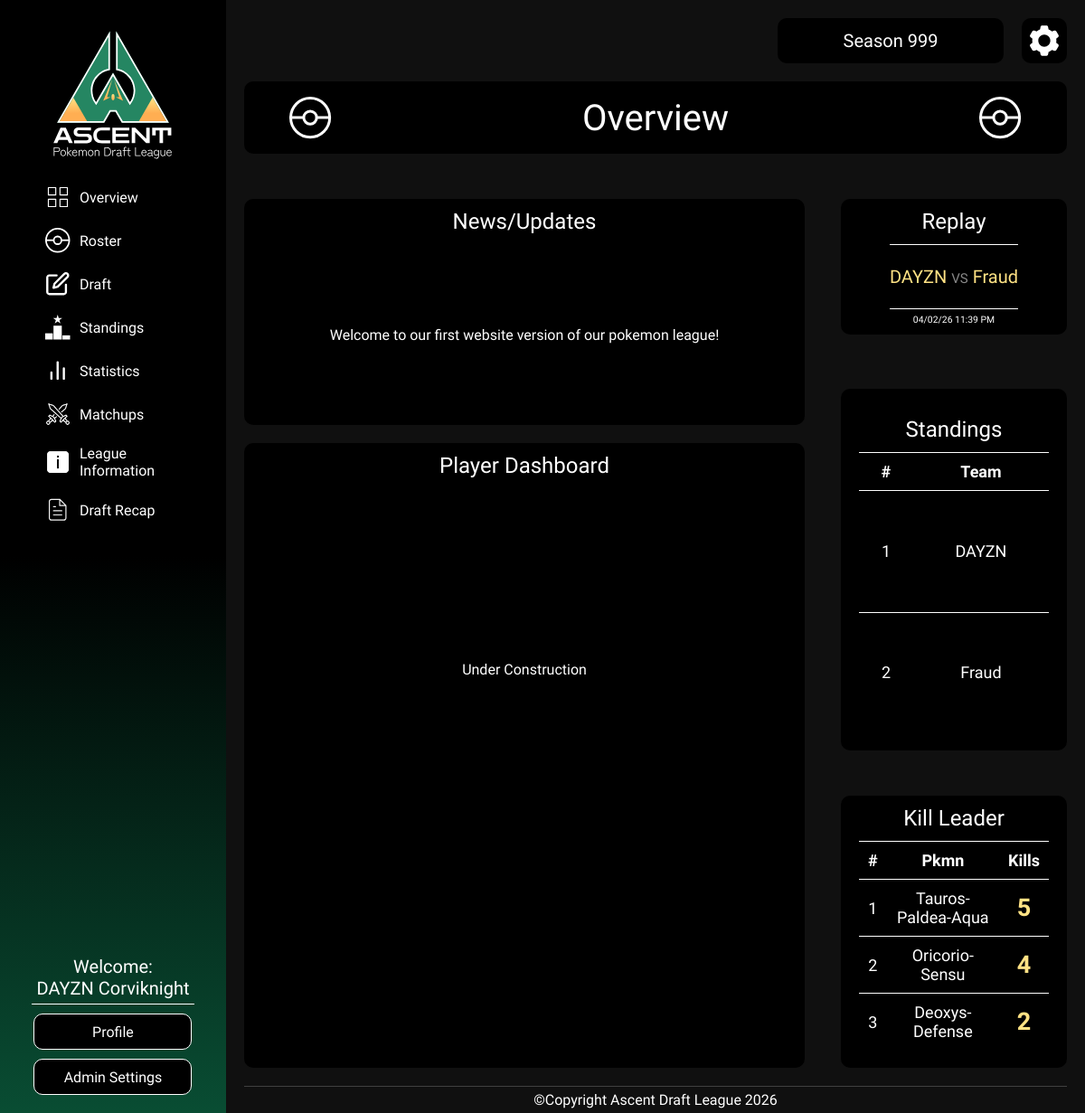
/index.php (signed in), run on an earlier commit of the app's database.
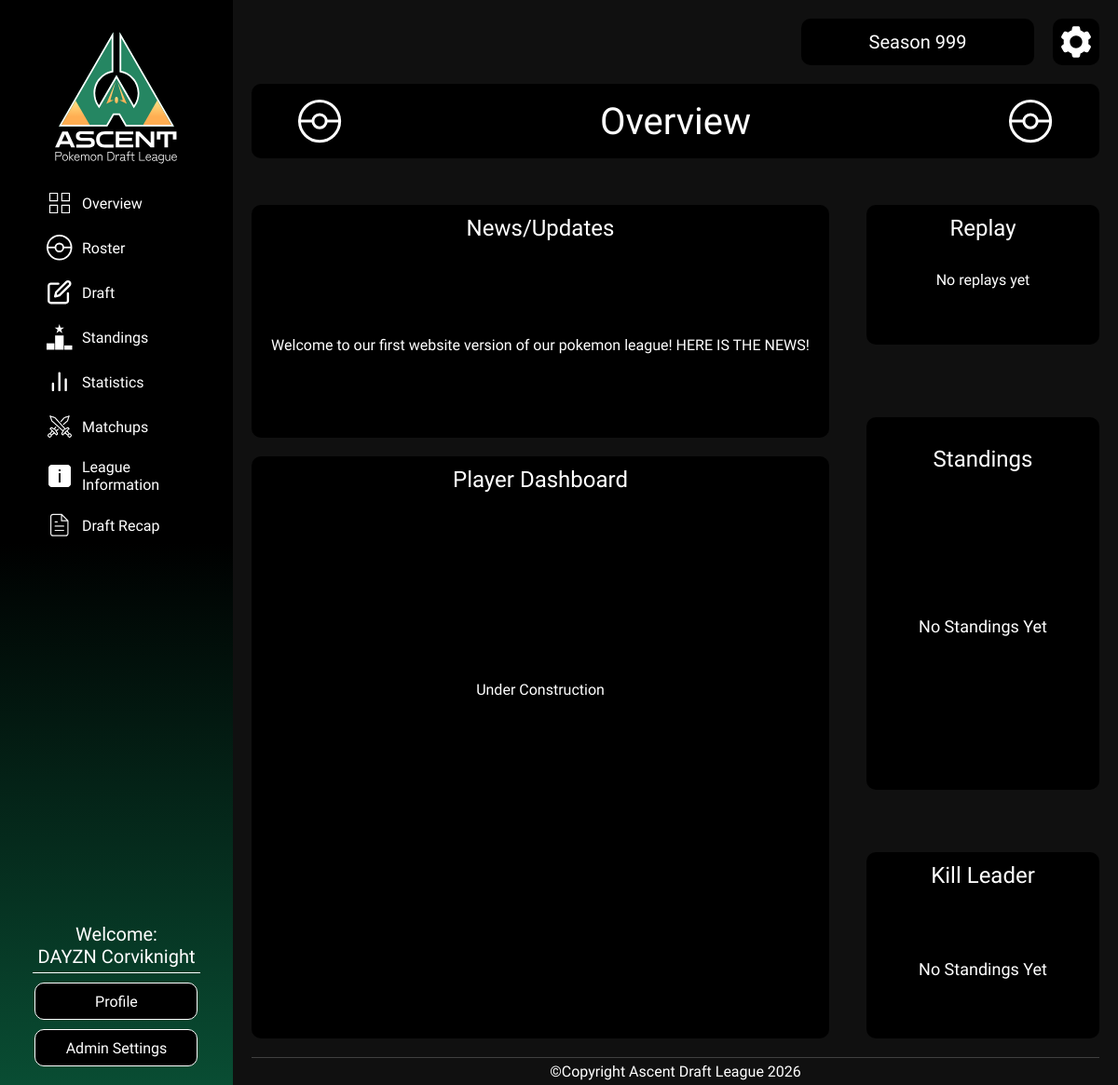
And on a later commit of the database.
### tables this page shows
CREATE TABLE `league_information` (
  `season_id` int(11) NOT NULL,
  `about` text,
  `rules` text,
  `news` text
);

CREATE TABLE `matchup` (
  `id` int(11) NOT NULL,
  `season_id` int(11) NOT NULL,
  `player1_active_user_id` int(11) NOT NULL,
  `player2_active_user_id` int(11) NOT NULL,
  `winner_active_user_id` int(11) DEFAULT NULL,
  `replay_link` varchar(255) DEFAULT NULL,
  `created_at` timestamp NOT NULL DEFAULT CURRENT_TIMESTAMP
);

CREATE TABLE `users` (
  `id` int(11) NOT NULL,
  `email` varchar(255) NOT NULL,
  `password` varchar(255) NOT NULL,
  `gamerTag` varchar(50) DEFAULT NULL,
  `created_at` datetime DEFAULT CURRENT_TIMESTAMP,
  `team_name` varchar(5) NOT NULL,
  `team_mascot_pkmn` varchar(30) DEFAULT NULL
);

### index.php (the view, shortened to what this page needs)
<?php
require_once __DIR__ . '/includes/connection.php';
    $seasonId = $_SESSION['season_id'] ?? null;
    $news_Sql = "
        SELECT news
        FROM league_information
        WHERE season_id = ?;
    ";
    $news_Stmt = $conn->prepare($news_Sql);
    $news_Stmt->bind_param("i", $seasonId);
    $news_Stmt->execute();
    $newsResult = $news_Stmt->get_result();
    $news = $newsResult->fetch_assoc();
    $sql = "
    SELECT
        m.replay_link,
        m.created_at,
        u1.team_name AS player1_name,
        u2.team_name AS player2_name
    FROM matchup m
    JOIN active_users au1
        ON au1.id = m.player1_active_user_id
    JOIN users u1
        ON u1.id = au1.user_id
    JOIN active_users au2
        ON au2.id = m.player2_active_user_id
    JOIN users u2
        ON u2.id = au2.user_id
    WHERE m.season_id = ?
      AND m.replay_link IS NOT NULL
      AND m.replay_link != ''
    ORDER BY m.created_at DESC
    LIMIT 1
";
    $replay_stmt = $conn->prepare($sql);
    $replay_stmt->bind_param("i", $seasonId);
    $replay_stmt->execute();
    $replayResult = $replay_stmt->get_result();
    $latestReplay = $replayResult->fetch_assoc();
    $standingSql = "
    SELECT users.team_name,
    COUNT(matchup.winner_active_user_id) AS Wins
    FROM active_users
    JOIN users
    ON active_users.user_id = users.id
    LEFT JOIN matchup
    ON matchup.winner_active_user_id = active_users.id
    AND matchup.season_id = ?
    WHERE active_users.season_id = ?
    AND competitor= 'yes'
    GROUP BY active_users.id, users.team_name
    HAVING wins > 0
    ORDER BY Wins DESC;
    ";
    $standingStmt = $conn->prepare($standingSql);
    $standingStmt->bind_param("ii", $seasonId, $seasonId);
    $standingStmt->execute();
    $standingResult = $standingStmt->get_result();
    $killSql =  "
        SELECT showdown_pkmn.name,
        SUM(mps.kills) AS total_kills
        FROM match_pokemon_stats mps
        JOIN roster_pkmn
        ON mps.roster_pkmn_id = roster_pkmn.id
        JOIN showdown_pkmn
        ON showdown_pkmn.id = roster_pkmn.showdown_pkmn
        WHERE roster_pkmn.season_id = ?
        GROUP BY showdown_pkmn.name
        ORDER BY total_kills DESC
        LIMIT 3;
    ";
    $killStmt = $conn->prepare($killSql);
    $killStmt->bind_param("i", $seasonId);
    $killStmt->execute();
    $killResult = $killStmt->get_result();
?>
<!DOCTYPE html>
<html lang="en">
<head>
    <link rel="stylesheet" href="assets/styles/styles.css">
</head>
<body>
    <div class="pageLayout">
        <?php include 'includes/navbar.php';?>
        <div class="pageContent">
            <header class="headerCont">
                <div>
                    <div class="seasonCont">
                        <div class="seasonBtn">Season <?php echo htmlspecialchars($seasonId); ?></div>
                        <div id="adminSettingIcon">
                            <img src="img/icons/icons8-settings.svg"  alt="admin button">
                        </div>
                    </div>
                </div>
                <div class="pageNameCont">
                    <img src="img/icons/PokeBall_Icon.svg" alt="pokeball icon">
                    <div class="pageTitle"> Overview</div>
                    <img src="img/icons/PokeBall_Icon.svg" alt="pokeball icon">
                </div>
            </header>
            <div id="overviewPageLayout">
                <main id="mainSpaced">
                    <section class="newsCont">
                        <div class="sectionTitle">News/Updates</div>
                        <article class="newsContent">
                            <p><?= htmlspecialchars($news['news']) ?></p>
                        </article>
                    </section>
                    <section class="playerDashCont">
                        <div class="sectionTitle">Player Dashboard</div>
                        <article class="playerDashContent">
                            Under Construction
                        </article>
                    </section>
                </main>
                <aside>
                    <section id="replayCont">
                        <div class="smallerSectionTitle" id="indexReplayTitle">Replay</div>
                        <?php if ($latestReplay): ?>
                            <a href="<?php echo htmlspecialchars($latestReplay['replay_link']); ?>"
                            target="_blank"
                            class="replayBox">
                                <div id="replayTeams">
                                    <?php echo htmlspecialchars($latestReplay['player1_name']); ?>
                                    <span id="replayVs">VS</span>
                                    <?php echo htmlspecialchars($latestReplay['player2_name']); ?>
                                </div>
                            </a>
                        <div class="replayDate">
                            <?php
                                $date = new DateTime($latestReplay['created_at']);
                                echo $date->format('m/d/y g:i A');;
                            ?>
                        </div>
                        <?php else: ?>
                            <div id="noReplayText">No replays yet</div>
                        <?php endif; ?>
                    </section>
                    <a href="standings.php">
                        <section id="miniStandingsCont">
                            <div class="smallerSectionTitle">Standings</div>
                            <div id="miniStandings">
                                <?php if ($standingResult && $standingResult->num_rows > 0): ?>
                                    <table>
                                        <thead>
                                            <tr>
                                                <th>#</th>
                                                <th>Team</th>
                                            </tr>
                                        </thead>
                                        <tbody>
                                            <?php
                                                $rank = 1;
                                                while ($row = $standingResult->fetch_assoc()):
                                            ?>
                                                <tr>
                                                    <td><?php echo $rank++; ?></td>
                                                    <td><?php echo htmlspecialchars($row['team_name']); ?></td>
                                                </tr>
                                            <?php endwhile; ?>
                                        </tbody>
                                    </table>
                                <?php else: ?>
                                    <div id="emptyStandings">No Standings Yet</div>
                                <?php endif; ?>
                            </div>
                        </section>
                    </a>
                    <a href="statistics.php">
                        <section id="killLeaderBoardCont">
                                <div class="smallerSectionTitle">Kill Leader</div>
                                <div id="killLeader">
                                    <?php if ($killResult && $killResult->num_rows > 0): ?>
                                        <table>
                                            <thead>
                                                <tr>
                                                    <th>#</th>
                                                    <th>Pkmn</th>
                                                    <th>Kills</th>
                                                </tr>
                                            </thead>
                                            <tbody>
                                                <?php
                                                    $rank = 1;
                                                    while ($row = $killResult->fetch_assoc()):
                                                ?>
                                                    <tr>
                                                        <td><?php echo $rank++; ?></td>
                                                        <td><?php echo htmlspecialchars($row['name']); ?></td>
                                                        <td><?php echo htmlspecialchars($row['total_kills']); ?></td>
                                                    </tr>
                                                <?php endwhile; ?>
                                            </tbody>
                                        </table>
                                    <?php else: ?>
                                        <div>No Standings Yet</div>
                                    <?php endif; ?>
                                </div>
                        </section>
                    </a>
                </aside>
            </div>
            <?php include 'includes/footer.php'; ?>
        </div>
    </div>
</body>
</html>

### includes/navbar.php (shortened to what this page needs)
<div class="navBar">
    <div class="topNav">
        <div>
            <a href="index.php"><img class="navLogo" src="img\Ascent White Full Text.svg" alt="site logo"></a>
        </div>
        <ul class="navMainBtnCont">
            <li class="navMainBtns">
                <a href="index.php">
                    <img src="img/icons/Grid.svg" class="navMainIcon" alt="Overview icon">Overview
                </a>
            </li>
            <li class="navMainBtns">
                <a href="rosters.php">
                    <img src="img/icons/PokeBall_Icon.svg" class="navMainIcon" alt="pokeball ball icon"> Roster
                </a>
            </li>
            <li class="navMainBtns">
                <a href="draft.php">
                    <img src="img\icons\Edit.svg" class="navMainIcon" alt="draft icon">Draft
                </a>
            </li>
            <li class="navMainBtns">
                <a href="standings.php">
                    <img src="img/icons/standingsIcon.svg" class="navMainIcon" alt="standings icon">
                    Standings
                </a>
            </li>
            <li class="navMainBtns">
                <a href="statistics.php">
                    <img src="img/icons/Bar_chart-2.svg" class="navMainIcon" alt="statistics icon"> Statistics
                </a>
            </li>
            <li class="navMainBtns">
                <a href="matchup.php">
                    <img src="img\icons\icons8-battle-50.png" alt="">Matchups
                </a>
            </li>
            <li class="navMainBtns">
                <a href="league_information.php">
                    <img src="img\icons\icons8-information-50.png" alt="">League Information
                </a>
            </li>
            <li class="navMainBtns">
                <a href="draft_recap.php">
                    <img src="img/icons/File text.svg" class="navMainIcon" alt="Draft Recap icon">Draft Recap
                </a>
            </li>
        </ul>
    </div>
    <div class="navSettingsCont">
        <div id="profileName">Welcome: <br>
            <?=
            ($_SESSION['team_name'] ?? 'Spectator') .' '. ($_SESSION['team_mascot_pkmn'] ?? 'No Mascot');
        ?></div>
        <div >
            <a class="profileSettingsBtn" href="profile.php">Profile</a>
        </div>
        <div >
            <a class="navAdminSettingsBtn" href="admin.php">Admin Settings</a>
        </div>
    </div>
</div>

### includes/footer.php (shortened to what this page needs)
<footer>
    &copyCopyright Ascent Draft League 2026
</footer>

What changed in the data, as far as the page shows it:
removed matchup: users.team_name "DAYZN", users.team_name "Fraud", created_at "04/02/26 11:39 PM"
changed league_information: news "Welcome to our first website version of our pokemon league!" → "Welcome to our first website version of our pokemon league! HERE IS THE NEWS!"
Also different on the page:
text no longer shown: "VS # Team # Pkmn Kills"
text now shown: "No replays yet No Standings Yet No Standings Yet"
list line gone: "1 DAYZN"
list line gone: "2 Fraud"
list line gone: "1 Tauros-Paldea-Aqua 5"
list line gone: "2 Oricorio-Sensu 4"
list line gone: "3 Deoxys-Defense 2"
